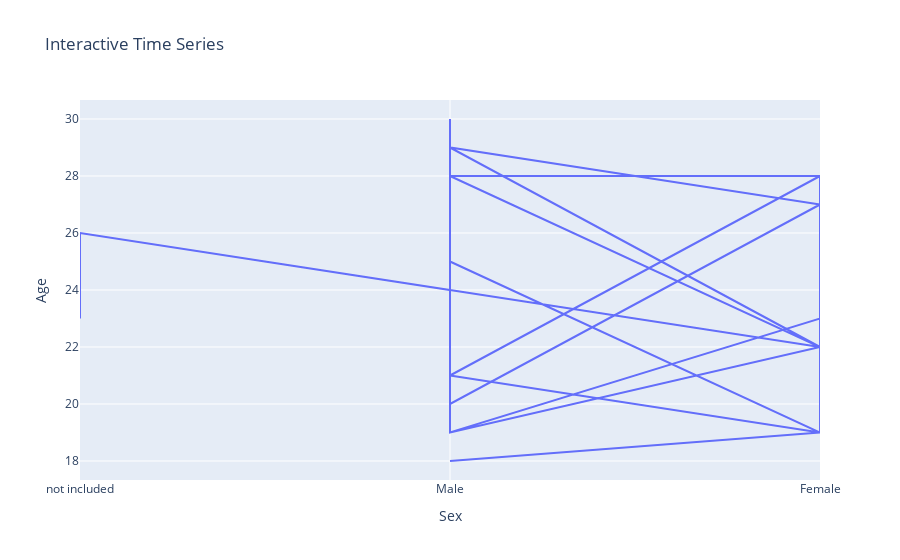

Notebook code cell kept with this figure:
### Markdown cell above
* Interactivity wo feature hai jisme user graph ke andar actions kar sakta hai jaise zoom, hover, filter, select.
Large datasets aur dashboard me ye essential hota hai.

* Tools

    - Plotly

    - Bokeh

    - Dash

    - Streamlit

### Code cell
fig = px.line(df, x="Sex", y="Age", title="Interactive Time Series")

# px.line(): interactive line chart banata hai

fig.show()

### Figure 1 — Plotly figure (JSON) as saved in the notebook; plotly's stock layout.template omitted (floating-point values rounded to 4 significant figures)
{"data": [{"hovertemplate": "Sex=%{x}<br>Age=%{y}<extra></extra>", "legendgroup": "", "line": {"color": "#636efa", "dash": "solid"}, "marker": {"symbol": "circle"}, "mode": "lines", "name": "", "orientation": "v", "showlegend": false, "type": "scatter", "x": ["not included", "not included", "Male", "Male", "Male", "Male", "Female", "Male", "Male", "Male", "Female", "Male", "Male", "Female", "Male", "Female", "Male", "Male", "Male", "Female", "Female", "Female", "Male", "Female", "Female", "Male", "Male", "Female", "Male"], "xaxis": "x", "y": [23, 26, 24, 30, 22, 29, 27, 20, 24, 21, 28, 21, 21, 19, 18, 19, 25, 28, 19, 23, 19, 28, 28, 22, 22, 19, 29, 22, 24], "yaxis": "y"}], "layout": {"legend": {"tracegroupgap": 0}, "title": {"text": "Interactive Time Series"}, "xaxis": {"anchor": "y", "domain": [0, 1], "title": {"text": "Sex"}}, "yaxis": {"anchor": "x", "domain": [0, 1], "title": {"text": "Age"}}}}
